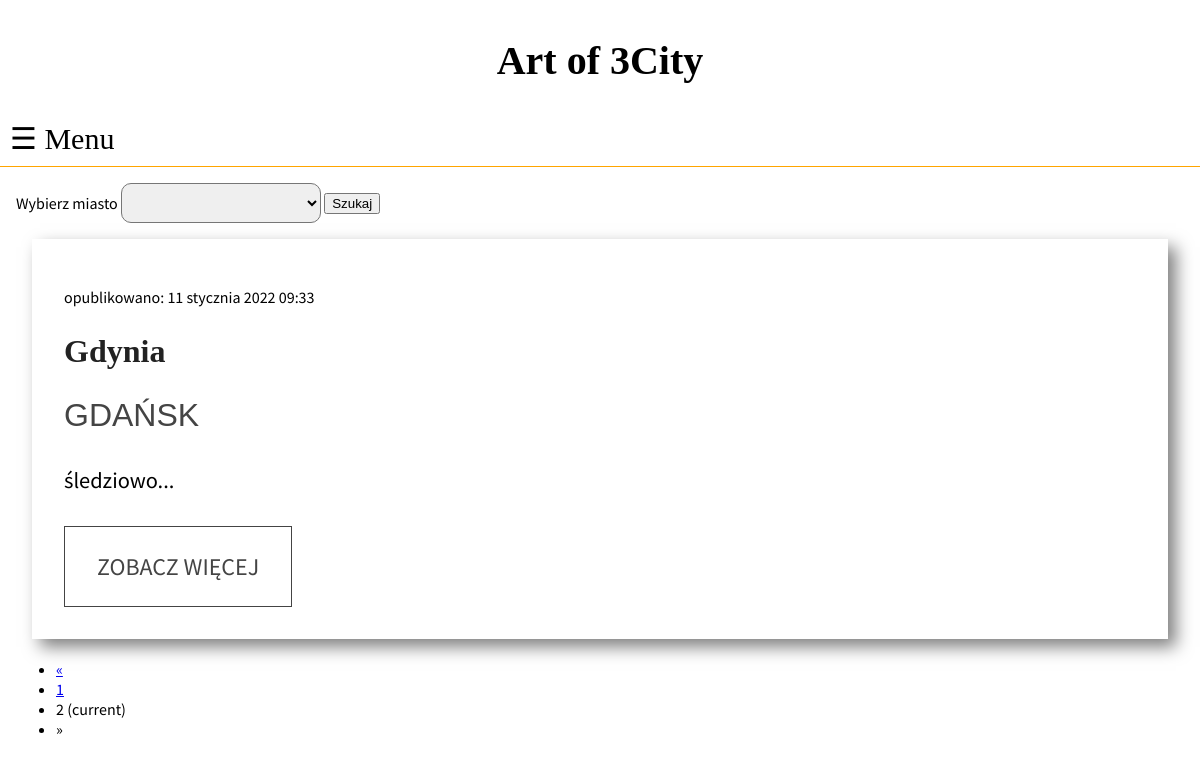
/posts/?page=2, run on an earlier commit of the app's database.
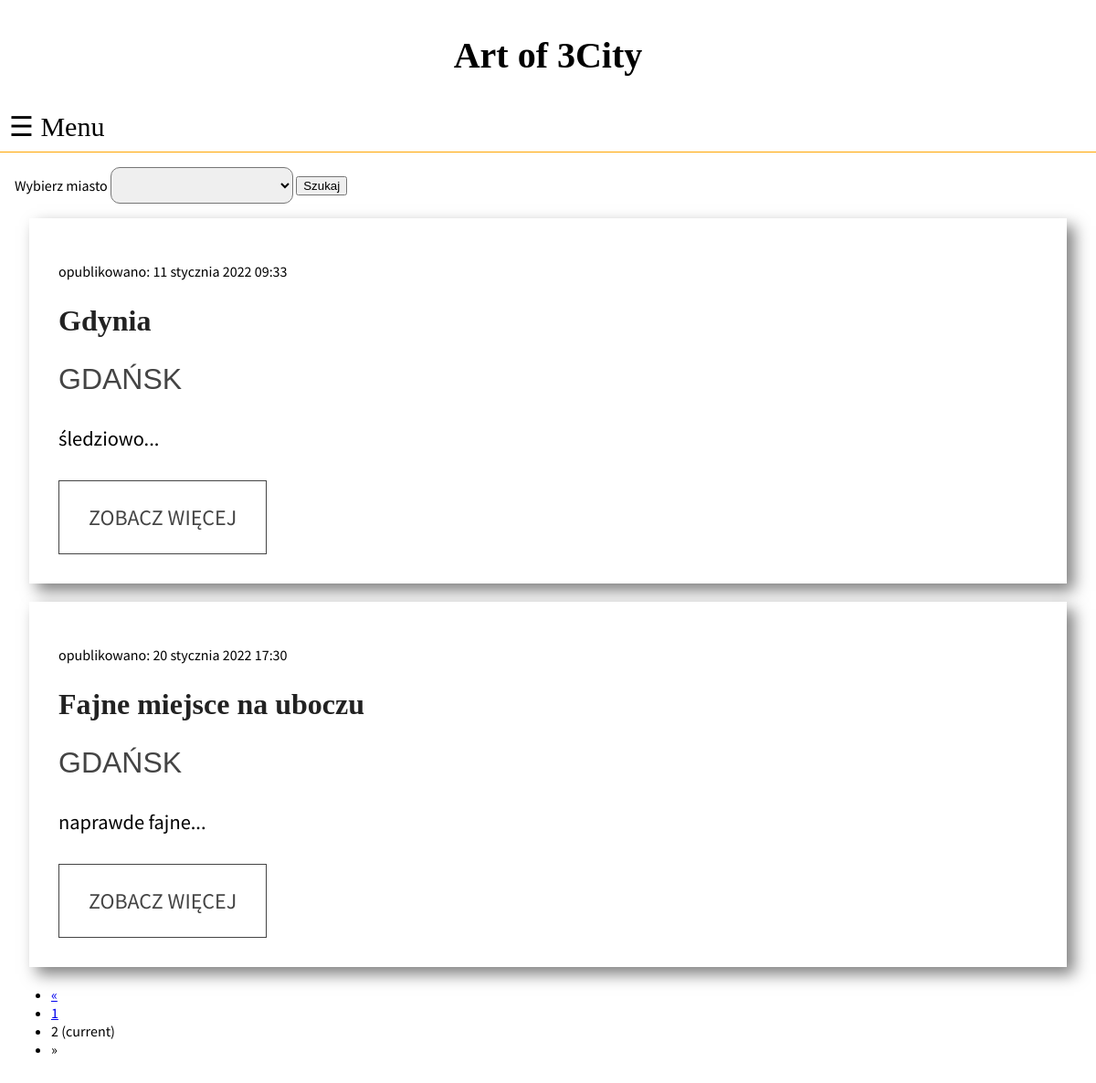
And on a later commit of the database.
### posts/models.py (models this page shows, shortened)
class Post(models.Model):
    title = models.CharField(max_length=32)
    content = models.TextField()
    address = models.CharField(max_length=64)
    created_date = models.DateTimeField(default=timezone.now)
    published_date = models.DateTimeField(default = timezone.now)
    author = models.ForeignKey('auth.User',on_delete=models.CASCADE)
    image = models.ImageField(upload_to='images/', blank=True, default="default.png")
    place = models.ForeignKey(Place, on_delete= models.CASCADE,verbose_name="place where it is")

class Place(models.Model):
    town = models.CharField(max_length=32)
    def __str__(self):
        return f"{self.town}"

### posts/views.py (the view)
# urls.py: path("",views.index,name="index"),
def index(request):
    if request.method == "GET":
        nrPage = request.GET.get('page', 1)
        paginator = Paginator(Post.objects.all(),2)
        template = loader.get_template("posts/index.html")
        context = {
            "all_posts": paginator.page(nrPage),
            "all_towns": towns
        }
        return HttpResponse(template.render(context,request))
    else:
        submit = request.POST.get("submit")
        form = PlaceForm(request.POST)
        town = form["town"].value()
        context =Paginator(Post.objects.filter(place__town = town),2)
        return render(request,"posts/index.html",{"all_posts":context,"all_towns":towns})

### posts/templates/posts/index.html
{% extends 'posts/base.html' %}
    {% block content %}
    {% include 'posts/townFilter.html' %}
        {% for post in all_posts%}
            <section>
                <div class="cardContainer">
                    <div class="cardContent">
                         <div class="content-text">
                            <p>opublikowano: {{post.published_date}}</p>
                            <h2 class="content-title">{{post.title}}</h2>
                            <h3 class="content-subtitle">{{post.place}}</h3>
                            <p class="content-paragraph">{{post.content | truncatewords:24}}...</p>
                            <a href="{% url 'posts:details' post.id %}" class="btn">Zobacz więcej</a>
                        </div>
                    </div>
                </div>
            </section>
        {% empty %}
            <h3>Nie ma postów</h3>
        {% endfor %}
        {% if all_posts.has_other_pages %}
        <ul class="pagination">
            {% if all_posts.has_previous %}
            <li><a href="?page={{ all_posts.previous_page_number }}">&laquo;</a></li>
            {% else %}
            <li class="disabled"><span>&laquo;</span></li>
            {% endif %}
            {% for i in all_posts.paginator.page_range %}
            {% if all_posts.number == i %}
                <li class="active"><span>{{ i }} <span class="sr-only">(current)</span></span></li>
            {% else %}
                <li><a href="?page={{ i }}">{{ i }}</a></li>
            {% endif %}
            {% endfor %}
            {% if all_posts.has_next %}
            <li><a href="?page={{ all_posts.next_page_number }}">&raquo;</a></li>
            {% else %}
            <li class="disabled"><span>&raquo;</span></li>
            {% endif %}
        </ul>
        {% endif %}
    {% endblock %}

What changed in the data, as far as the page shows it:
added Post: published_date "20 stycznia 2022 17:30", title "Fajne miejsce na uboczu", place "GDAŃSK", content "naprawde fajne"
